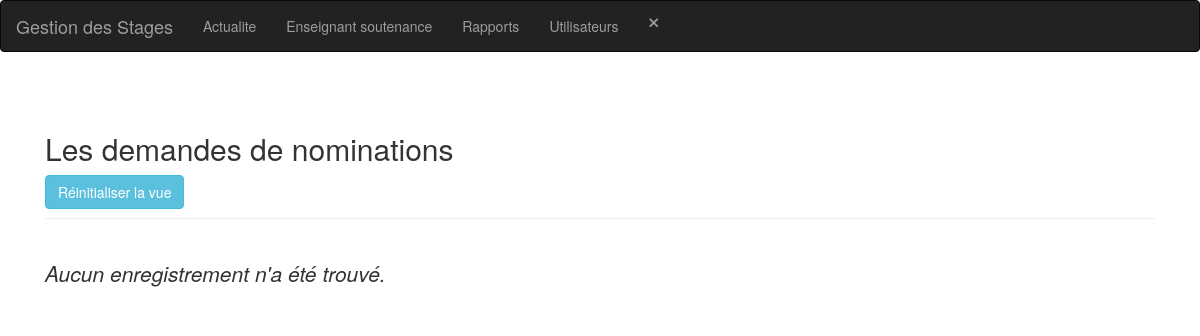
The page /demande_nomination-index.php (signed in) on the database as committed earlier.
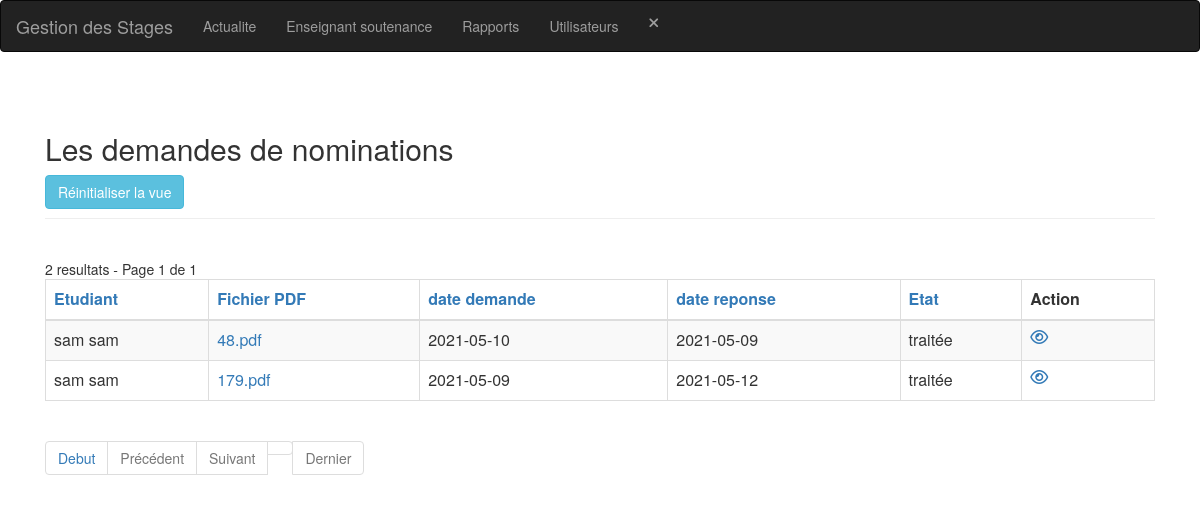
The same page on the database as committed later.
### tables this page shows
CREATE TABLE IF NOT EXISTS `demande_nomination` (
  `id` int(11) NOT NULL AUTO_INCREMENT,
  `id_etudiant` int(11) NOT NULL,
  `nom_pdf` varchar(250) NOT NULL,
  `date_demande` varchar(15) NOT NULL,
  `date_reponse` varchar(15) NOT NULL,
  `etat` int(11) NOT NULL,
  PRIMARY KEY (`id`),
  KEY `demande_nomination_ibfk_1` (`id_etudiant`)
);

CREATE TABLE IF NOT EXISTS `utilisateur` (
  `id` int(11) NOT NULL AUTO_INCREMENT,
  `nom` varchar(30) NOT NULL,
  `prenom` varchar(30) NOT NULL,
  `tel` int(30) NOT NULL,
  `email` varchar(50) NOT NULL,
  `adresse` varchar(50) NOT NULL,
  `cin` varchar(10) NOT NULL,
  `login` varchar(30) NOT NULL,
  `pwd` varchar(30) NOT NULL,
  `approuver` int(11) NOT NULL,
  `type` int(11) NOT NULL,
  PRIMARY KEY (`id`),
  UNIQUE KEY `login` (`login`)
);

### config.php (called while the page is built, shortened)
<?php
$no_of_records_per_page = 8;

### function.php (called while the page is built)
<?php
function getEtudiantName($link, $id)
{
    $nom = '';
    $sql = "SELECT nom,prenom FROM utilisateur WHERE id = $id";
    if ($stmt = mysqli_prepare($link, $sql)) {
        if (mysqli_stmt_execute($stmt)) {
            $result = mysqli_stmt_get_result($stmt);
            if (mysqli_num_rows($result) == 1) {
                $row = mysqli_fetch_array($result, MYSQLI_ASSOC);
                $nom = $row["nom"] . ' ' . $row["prenom"];
            }
        }
    }
    return $nom;
}
function getEtat($etat)
{
    if ($etat) {
        return 'traitée';
    } else {
        return 'non traitée';
    }
}

### demande_nomination-index.php (the view, shortened to what the changed rows need)
<?php
include_once('header.php');
include_once('navbar.php');
include_once('function.php');
?>
<section class="pt-5">
    <div class="container-fluid">
        <div class="row">
            <div class="col-md-12">
                <div class="page-header clearfix">
                    <h2 class="float-left">Les demandes de nominations</h2>
                </div>
                <br>
                <?php
                require_once "config.php";
                require_once "helpers.php";
                $domain     = $_SERVER['HTTP_HOST'];
                $script   = $_SERVER['SCRIPT_NAME'];
                $parameters   = $_SERVER['QUERY_STRING'];
                $protocol = strpos(strtolower($_SERVER['SERVER_PROTOCOL']), 'https')
                    === FALSE ? 'http' : 'https';
                $currenturl = $protocol . '://' . $domain . $script . '?' . $parameters;
                if (isset($_GET['pageno'])) {
                    $pageno = $_GET['pageno'];
                } else {
                    $pageno = 1;
                }
                $offset = ($pageno - 1) * $no_of_records_per_page;
                if ($_SESSION['users']['type'] == 1) {
                    $total_pages_sql = "SELECT COUNT(*) FROM demande_nomination where id_etudiant=" . $_SESSION['users']['id'];
                } else {
                    $total_pages_sql = "SELECT COUNT(*) FROM demande_nomination";
                }
                $result = mysqli_query($link, $total_pages_sql);
                $total_rows = mysqli_fetch_array($result)[0];
                $total_pages = ceil($total_rows / $no_of_records_per_page);
                $order = 'id';
                $sort = 'desc';
                if ($_SESSION['users']['type'] == 1) {
                    $sql = "SELECT * FROM demande_nomination  where id_etudiant='" . $_SESSION['users']['id'] . "' ORDER BY $order $sort LIMIT $offset, $no_of_records_per_page";
                    $count_pages = "SELECT * FROM demande_nomination where id_etudiant=" . $_SESSION['users']['id'];
                } else {
                    $sql = "SELECT * FROM demande_nomination ORDER BY $order $sort LIMIT $offset, $no_of_records_per_page";
                    $count_pages = "SELECT * FROM demande_nomination";
                }
                if ($result = mysqli_query($link, $sql)) {
                    if (mysqli_num_rows($result) > 0) {
                        if ($result_count = mysqli_query($link, $count_pages)) {
                            $total_pages = ceil(mysqli_num_rows($result_count) / $no_of_records_per_page);
                        }
                        $number_of_results = mysqli_num_rows($result_count);
                        echo " " . $number_of_results . " resultats - Page " . $pageno . " de " . $total_pages;
                        echo "<table class='table table-bordered table-striped'>";
                        echo "<thead>";
                        echo "<tr>";
                        echo "<th><a href=?sort=&order=id_etudiant&sort=$sort>Etudiant</th>";
                        echo "<th><a href=?sort=&order=nom_pdf&sort=$sort>Fichier PDF</th>";
                        echo "<th><a href=?sort=&order=date_demande&sort=$sort>date demande</th>";
                        echo "<th><a href=?sort=&order=date_reponse&sort=$sort>date reponse</th>";
                        echo "<th><a href=?sort=&order=etat&sort=$sort>Etat</th>";
                        echo "<th>Action</th>";
                        echo "</tr>";
                        echo "</thead>";
                        echo "<tbody>";
                        while ($row = mysqli_fetch_array($result)) {
                            echo "<tr>";
                            echo "<td>" . getEtudiantName($link, $row['id_etudiant']) . "</td>";
                            echo "<td><a href='/stages_/stages/nominations/" . $row['nom_pdf'] . "'>" . $row['nom_pdf'] . "</a></td>";
                            echo "<td>" . $row['date_demande'] . "</td>";
                            echo "<td>" . $row['date_reponse'] . "</td>";
                            echo "<td>" . getEtat($row['etat']) . "</td>";
                            echo "<td>";
                            echo "<a href='demande_nomination-read.php?id=" . $row['id'] . "' title='Afficher enregistrement' data-toggle='tooltip'><i class='far fa-eye'></i></a>";
                            echo "</td>";
                            echo "</tr>";
                        }
                        echo "</tbody>";
                        echo "</table>";
                ?>
                        <ul class="pagination" align-right>
                            <?php
                            $new_url = preg_replace('/&?pageno=[^&]*/', '', $currenturl);
                            ?>
                            <li class="page-item"><a class="page-link" href="<?php echo $new_url . '&pageno=1' ?>">Debut</a></li>
                            <li class="page-item <?php if ($pageno <= 1) {
                                                        echo 'disabled';
                                                    } ?>">
                                <a class="page-link" href="<?php if ($pageno <= 1) {
                                                                echo '#';
                                                            } else {
                                                                echo $new_url . "&pageno=" . ($pageno - 1);
                                                            } ?>">Précédent</a>
                            </li>
                            <li class="page-item <?php if ($pageno >= $total_pages) {
                                                        echo 'disabled';
                                                    } ?>">
                                <a class="page-link" href="<?php if ($pageno >= $total_pages) {
                                                                echo '#';
                                                            } else {
                                                                echo $new_url . "&pageno=" . ($pageno + 1);
                                                            } ?>">Suivant</a>
                            </li>
                            <li class="page-item <?php if ($pageno >= $total_pages) {
                                                        echo 'disabled';
                                                    } ?>">
                                <a class="page-item"><a class="page-link" href="<?php echo $new_url . '&pageno=' . $total_pages; ?>">Dernier</a>
                            </li>
                        </ul>
                <?php
                    } else {
                        echo "<p class='lead'><em>Aucun enregistrement n'a été trouvé.</em></p>";
                    }
                } else {
                    echo "ERROR: Could not able to execute $sql. " . mysqli_error($link);
                }
                ?>
            </div>
        </div>
    </div>
</section>
<?php
include_once('footer.php');
?>
</body>
</html>

Rows that differ between the two databases and show on the page:
added demande_nomination: id_etudiant.prenom "sam sam", nom_pdf "48.pdf", date_demande "2021-05-10", date_reponse "2021-05-09", etat "traitée"
added demande_nomination: id_etudiant.prenom "sam sam", nom_pdf "179.pdf", date_demande "2021-05-09", date_reponse "2021-05-12", etat "traitée"
Other text that changed with them:
$number_of_results: (not shown) → "2"
$pageno: (not shown) → "1"
$total_pages: (not shown) → "1"
text no longer shown: "Aucun enregistrement n'a été trouvé."
text now shown: "resultats - Page de Etudiant Fichier PDF date demande date reponse Etat Action Debut Précédent Suivant Dernier"
